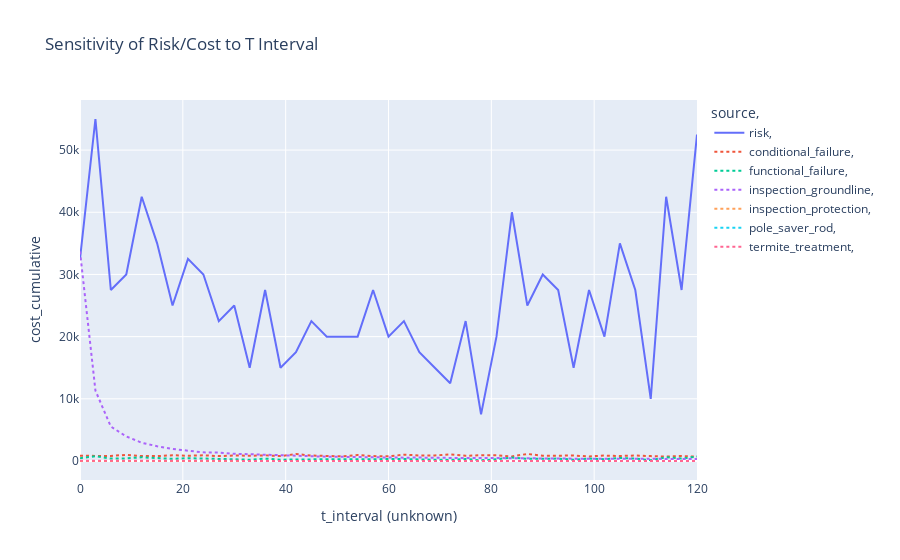

The cell this chart's notebook holds for it:
### Code cell
df_results = pd.read_csv("results.csv")

df_plot = df_results.loc[df_results['consequence-cost'] == 5e5]

make_sensitivity_fig(df_plot, var_name='t_interval', y_axis = 'cost_cumulative')

### Figure 1 — Plotly figure (JSON) as saved in the notebook; plotly's stock layout.template omitted (floating-point values rounded to 4 significant figures)
{"data": [{"hovertemplate": "source=risk<br> =   <br>t_interval=%{x}<br>cost_cumulative=%{y}<extra></extra>", "legendgroup": "risk,    ", "line": {"color": "#636EFA", "dash": "solid"}, "mode": "lines", "name": "risk,    ", "orientation": "v", "showlegend": true, "type": "scatter", "x": [0, 3, 6, 9, 12, 15, 18, 21, 24, 27, 30, 33, 36, 39, 42, 45, 48, 51, 54, 57, 60, 63, 66, 69, 72, 75, 78, 81, 84, 87, 90, 93, 96, 99, 102, 105, 108, 111, 114, 117, 120], "xaxis": "x", "y": [32500, 55000, 27500, 30000, 42500, 35000, 25000, 32500, 30000, 22500, 25000, 15000, 27500, 15000, 17500, 22500, 20000, 20000, 20000, 27500, 20000, 22500, 17500, 15000, 12500, 22500, 7500, 20000, 40000, 25000, 30000, 27500, 15000, 27500, 20000, 35000, 27500, 10000, 42500, 27500, 52500], "yaxis": "y"}, {"hovertemplate": "source=conditional_failure<br> =  <br>t_interval=%{x}<br>cost_cumulative=%{y}<extra></extra>", "legendgroup": "conditional_failure,   ", "line": {"color": "#EF553B", "dash": "dot"}, "mode": "lines", "name": "conditional_failure,   ", "orientation": "v", "showlegend": true, "type": "scatter", "x": [0, 3, 6, 9, 12, 15, 18, 21, 24, 27, 30, 33, 36, 39, 42, 45, 48, 51, 54, 57, 60, 63, 66, 69, 72, 75, 78, 81, 84, 87, 90, 93, 96, 99, 102, 105, 108, 111, 114, 117, 120], "xaxis": "x", "y": [840, 787.5, 805, 997.5, 787.5, 787.5, 927.5, 840, 910, 787.5, 892.5, 840, 910, 787.5, 1120, 875, 857.5, 752.5, 962.5, 787.5, 752.5, 1015, 892.5, 892.5, 1068.0, 840, 927.5, 927.5, 735, 1138.0, 840, 875, 875, 735, 875, 805, 875, 787.5, 717.5, 805, 682.5], "yaxis": "y"}, {"hovertemplate": "source=functional_failure<br> =  <br>t_interval=%{x}<br>cost_cumulative=%{y}<extra></extra>", "legendgroup": "functional_failure,   ", "line": {"color": "#00CC96", "dash": "dot"}, "mode": "lines", "name": "functional_failure,   ", "orientation": "v", "showlegend": true, "type": "scatter", "x": [0, 3, 6, 9, 12, 15, 18, 21, 24, 27, 30, 33, 36, 39, 42, 45, 48, 51, 54, 57, 60, 63, 66, 69, 72, 75, 78, 81, 84, 87, 90, 93, 96, 99, 102, 105, 108, 111, 114, 117, 120], "xaxis": "x", "y": [455, 770, 385, 420, 595, 490, 350, 455, 420, 315, 350, 210, 385, 210, 245, 315, 280, 280, 280, 385, 280, 315, 245, 210, 175, 315, 105, 280, 560, 350, 420, 385, 210, 385, 280, 490, 385, 140, 595, 385, 735], "yaxis": "y"}, {"hovertemplate": "source=inspection_groundline<br> =  <br>t_interval=%{x}<br>cost_cumulative=%{y}<extra></extra>", "legendgroup": "inspection_groundline,   ", "line": {"color": "#AB63FA", "dash": "dot"}, "mode": "lines", "name": "inspection_groundline,   ", "orientation": "v", "showlegend": true, "type": "scatter", "x": [0, 3, 6, 9, 12, 15, 18, 21, 24, 27, 30, 33, 36, 39, 42, 45, 48, 51, 54, 57, 60, 63, 66, 69, 72, 75, 78, 81, 84, 87, 90, 93, 96, 99, 102, 105, 108, 111, 114, 117, 120], "xaxis": "x", "y": [33700.0, 11330.0, 5538.0, 3948, 2934.0, 2374, 1938.0, 1684, 1388.0, 1370.0, 1165, 1092.0, 996.2, 908.5, 820.5, 771.5, 688.2, 666.8, 606.5, 637.2, 575.2, 536.5, 551.2, 484.5, 470, 466.8, 486.5, 447, 433.5, 416.2, 395.2, 398.2, 375.2, 347.8, 355.8, 334.8, 328.5, 347.5, 337.8, 315.5, 306.5], "yaxis": "y"}, {"hovertemplate": "source=inspection_protection<br> =  <br>t_interval=%{x}<br>cost_cumulative=%{y}<extra></extra>", "legendgroup": "inspection_protection,   ", "line": {"color": "#FFA15A", "dash": "dot"}, "mode": "lines", "name": "inspection_protection,   ", "orientation": "v", "showlegend": true, "type": "scatter", "x": [0, 3, 6, 9, 12, 15, 18, 21, 24, 27, 30, 33, 36, 39, 42, 45, 48, 51, 54, 57, 60, 63, 66, 69, 72, 75, 78, 81, 84, 87, 90, 93, 96, 99, 102, 105, 108, 111, 114, 117, 120], "xaxis": "x", "y": [0, 0, 0, 0, 0, 0, 0, 0, 0, 0, 0, 0, 0, 0, 0, 0, 0, 0, 0, 0, 0, 0, 0, 0, 0, 0, 0, 0, 0, 0, 0, 0, 0, 0, 0, 0, 0, 0, 0, 0, 0], "yaxis": "y"}, {"hovertemplate": "source=pole_saver_rod<br> =  <br>t_interval=%{x}<br>cost_cumulative=%{y}<extra></extra>", "legendgroup": "pole_saver_rod,   ", "line": {"color": "#19D3F3", "dash": "dot"}, "mode": "lines", "name": "pole_saver_rod,   ", "orientation": "v", "showlegend": true, "type": "scatter", "x": [0, 3, 6, 9, 12, 15, 18, 21, 24, 27, 30, 33, 36, 39, 42, 45, 48, 51, 54, 57, 60, 63, 66, 69, 72, 75, 78, 81, 84, 87, 90, 93, 96, 99, 102, 105, 108, 111, 114, 117, 120], "xaxis": "x", "y": [null, null, null, null, null, null, null, null, null, null, null, null, null, null, null, null, null, null, null, null, null, null, null, null, null, null, null, null, null, null, null, null, null, null, null, null, null, null, null, null, null], "yaxis": "y"}, {"hovertemplate": "source=termite_treatment<br> =  <br>t_interval=%{x}<br>cost_cumulative=%{y}<extra></extra>", "legendgroup": "termite_treatment,   ", "line": {"color": "#FF6692", "dash": "dot"}, "mode": "lines", "name": "termite_treatment,   ", "orientation": "v", "showlegend": true, "type": "scatter", "x": [0, 3, 6, 9, 12, 15, 18, 21, 24, 27, 30, 33, 36, 39, 42, 45, 48, 51, 54, 57, 60, 63, 66, 69, 72, 75, 78, 81, 84, 87, 90, 93, 96, 99, 102, 105, 108, 111, 114, 117, 120], "xaxis": "x", "y": [22.5, 25, 25.5, 19, 24, 24.5, 23.5, 18, 21.5, 17, 20.5, 15, 19.5, 18, 18, 21, 16.5, 21, 21, 17, 20, 21, 21, 17, 17.5, 13.5, 17.5, 15.5, 13, 20, 17, 14, 13.5, 15.5, 18.5, 14.5, 12.5, 15.5, 13, 20, 15], "yaxis": "y"}], "layout": {"legend": {"title": {"text": "source,  "}, "tracegroupgap": 0}, "title": {"text": "Sensitivity of Risk/Cost to T Interval"}, "xaxis": {"anchor": "y", "automargin": true, "domain": [0, 1], "title": {"text": "t_interval (unknown)"}}, "yaxis": {"anchor": "x", "automargin": true, "domain": [0, 1], "title": {"text": "cost_cumulative"}}}}
